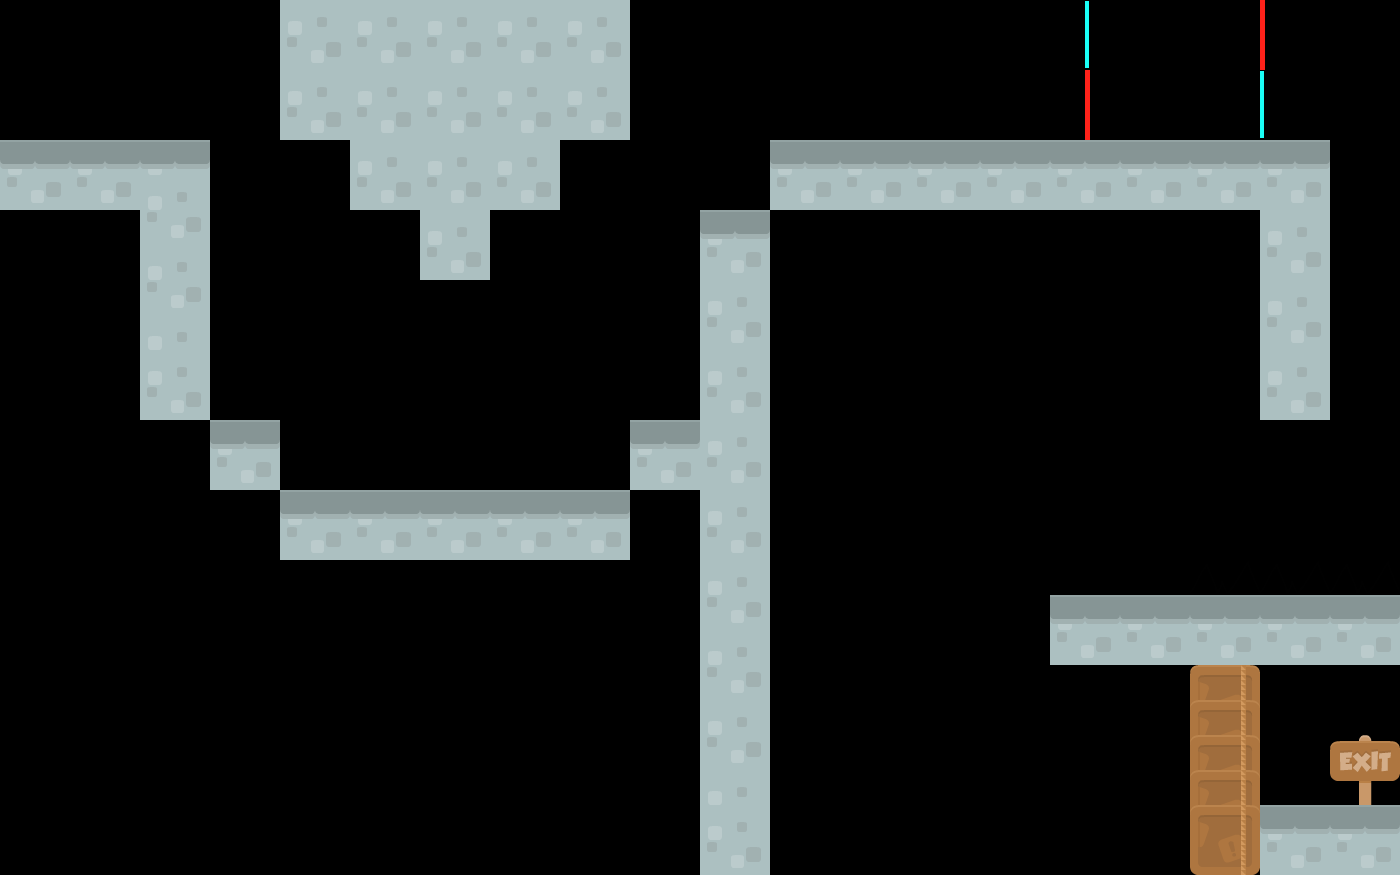

This game map was drawn from its Tiled (.tmx) file and the tilesets committed beside it. A one-line description and the trimmed map source follow:
An orthogonal 40x25 tile map with 35x35 px tiles, 6 tile layers (Tile Layer 2, Tile Layer 1, Tile Layer 3, Tile Layer 4, ...).

<map version="1.0" orientation="orthogonal" renderorder="right-down" width="40" height="25" tilewidth="35" tileheight="35" nextobjectid="1">
 <tileset firstgid="1" name="tileset" tilewidth="70" tileheight="70" spacing="2" margin="2" tilecount="196" columns="14">
  <image source="tileset.png" width="1024" height="1024" />
 </tileset>
 <layer name="Tile Layer 2" width="40" height="25">
  <data>[1000 cells, 7 non-empty, 2 distinct tile ids]</data>
 </layer>
 <layer name="Tile Layer 1" width="40" height="25">
  <data>[1000 cells, 56 non-empty, 2 distinct tile ids]</data>
 </layer>
 <layer name="Tile Layer 3" width="40" height="25">
  <data>[1000 cells, 5 non-empty, 2 distinct tile ids]</data>
 </layer>
 <layer name="Tile Layer 4" width="40" height="25">
  <data>[1000 cells, 1 non-empty, 1 distinct tile ids]</data>
 </layer>
 <layer name="Tile Layer 5" width="40" height="25">
  <data>[1000 cells, 5 non-empty, 1 distinct tile ids]</data>
 </layer>
 <layer name="powers" width="40" height="25">
  <data>[1000 cells, 0 non-empty, 0 distinct tile ids]</data>
 </layer>
</map>